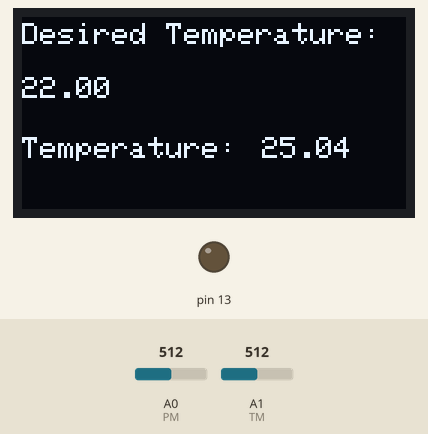
Recording of a sketch running on a simulated Arduino Uno, built with avr-gcc and run on an emulated ATmega328P. On the bench: 128×64 one-colour display, output pins drawn as LEDs (lit = HIGH). The inputs (shaded band) are chosen by the test bench; at power-on: A0 (PM) = 512, A1 (TM) = 512.

Above: at 1.2 s.
1.3 s: A0 (PM) set to 583
At 2.1 s:
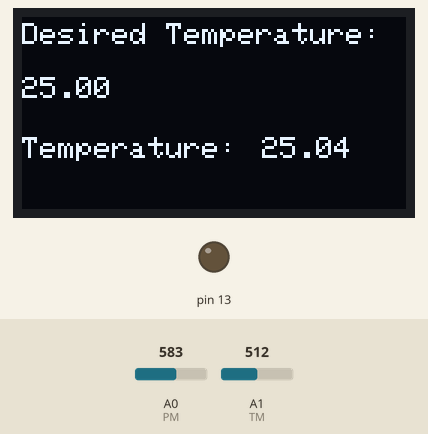
2.9 s: A0 (PM) set to 608
At 4.2 s:
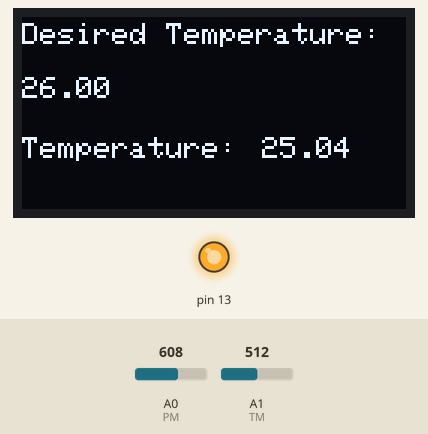
4.5 s: A1 (TM) set to 531
At 5.2 s:
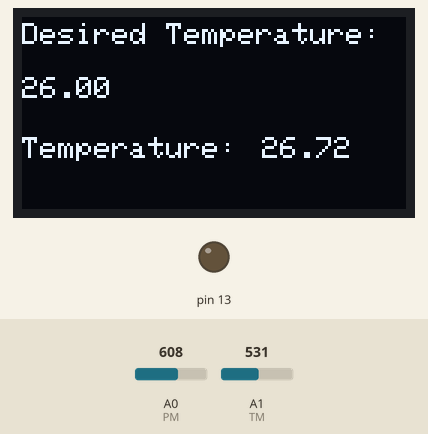
6.2 s: A1 (TM) set to 511
At 7.4 s:
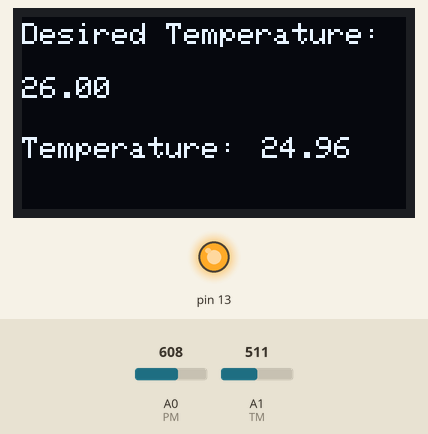
7.8 s: A0 (PM) set to 511
At 8.4 s:
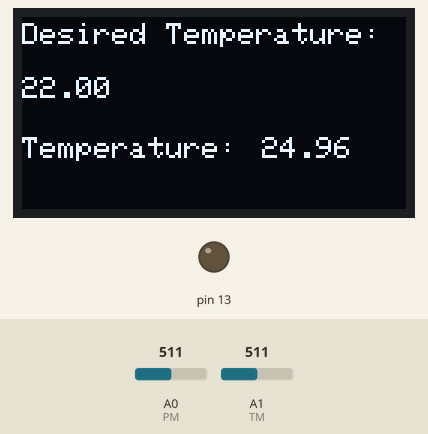
9.4 s: A1 (TM) set to 487
At 10.6 s:
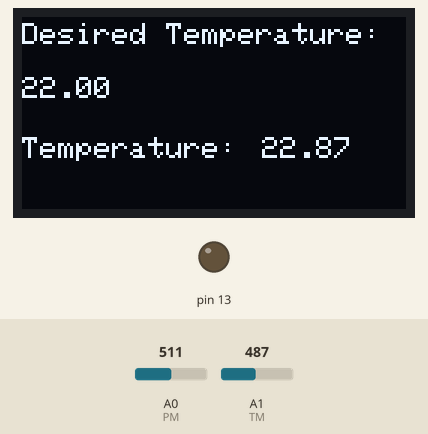
11.0 s: A1 (TM) set to 471
Timing chart, 0 to 13.7 s (numbered marks = the images above; inputs shaded):
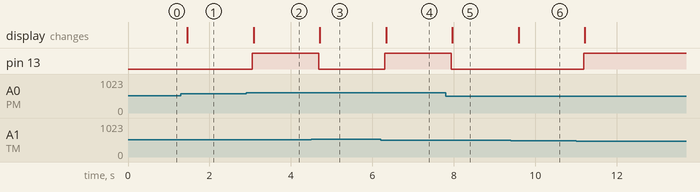

Measured:
- the behaviour switches between 591 and 592 on A0 (PM) (found by bisection; images 1 and 2)
- the behaviour switches between 522 and 523 on A1 (TM) (found by bisection; images 2 and 3)
- after the input at 1.3 s, the display: changes after 0.16 s (image 1)
- after the input at 2.9 s, pin 13: LOW → HIGH after 0.15 s; the display: changes after 0.18 s (image 2)
- after the input at 4.5 s, pin 13: HIGH → LOW after 0.18 s; the display: changes after 0.21 s (image 3)
- after the input at 6.2 s, pin 13: LOW → HIGH after 0.11 s; the display: changes after 0.14 s (image 4)
- after the input at 7.8 s, pin 13: HIGH → LOW after 0.13 s; the display: changes after 0.16 s (image 5)
- after the input at 9.4 s, the display: changes after 0.19 s (image 6)
- after the input at 11.0 s, pin 13: LOW → HIGH after 0.18 s

The sketch:

Task.ino
```cpp
#include <SPI.h>
#include <Wire.h>
#include <Adafruit_GFX.h>
#include <Adafruit_SSD1306.h>

#define SCREEN_WIDTH 128 // OLED display width, in pixels
#define SCREEN_HEIGHT 64 // OLED display height, in pixels

// Declaration for SSD1306 display connected using I2C
#define OLED_RESET     -1
#define SCREEN_ADDRESS 0x3C
#define PM A0
#define TM A1
Adafruit_SSD1306 display(SCREEN_WIDTH, SCREEN_HEIGHT, &Wire, OLED_RESET);
const float A=0.7292022908e-03,B=2.159994283e-04,C=0.9045086282e-07, R1=100000;
void setup()
{
  pinMode(13, OUTPUT);
  Serial.begin(9600);

  // initialize the OLED object
  if(!display.begin(SSD1306_SWITCHCAPVCC, SCREEN_ADDRESS)) {
    Serial.println(F("SSD1306 allocation failed"));
    for(;;);
  }
  display.clearDisplay();
}

void loop() {
  // put your main code here, to run repeatedly:
  int l = analogRead(PM),t=analogRead(TM);
  double dC = map(l, 0, 1023, 0, 45), Temp;
  // Temperature Conversion
  double R2 = R1 * (1023.0 / t - 1.0);
  double logR2 = log(R2);
  Temp = (1.0 / (A + B*logR2 + C*logR2*logR2*logR2));
  Temp = Temp - 273.15;
  // Maintenance of Temperature
  if(Temp <= dC)
  {
    digitalWrite(13, HIGH);
  }
  else if(Temp > dC)
  {
    digitalWrite(13, LOW);
  }
  display.setTextSize(1);
  display.setTextColor(WHITE);
  display.setCursor(0,2);
  display.println("Desired Temperature:");
  display.setCursor(0,20);
  display.println(dC);
  display.setCursor(0,40);
  display.println("Temperature: ");
  display.setCursor(80,40);
  display.println(Temp);
  display.display();
  delay(200);
  display.clearDisplay();
}
```
